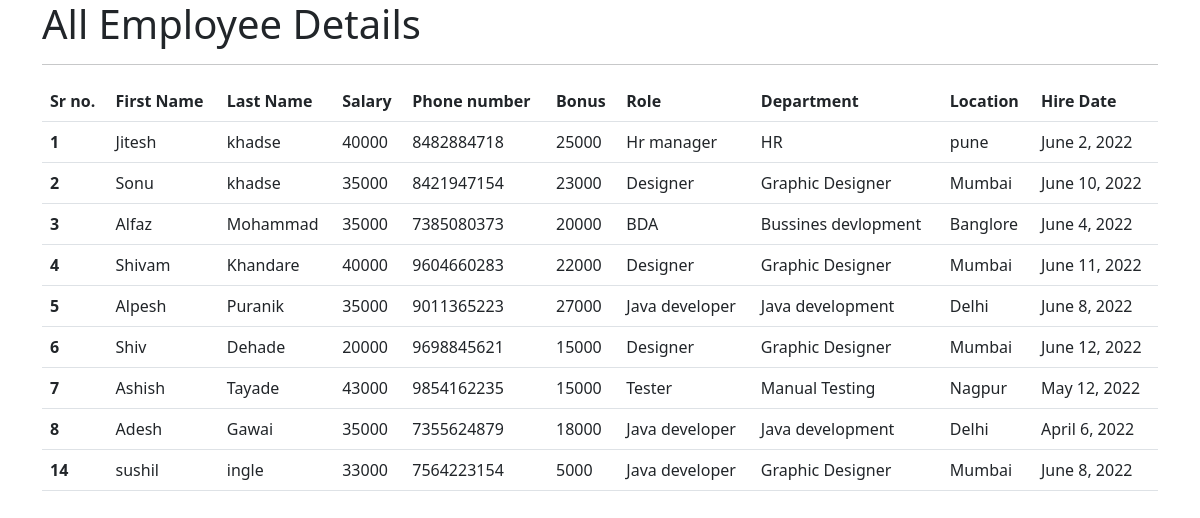
The app's page /all_emp with its own data.
### emp_app/models.py (models this page shows, shortened)
class Employee(models.Model):
    first_name = models.CharField(max_length=100, null=False)
    last_name = models.CharField(max_length=100)
    dept = models.ForeignKey(Department , on_delete=models.CASCADE)
    salary = models.IntegerField(default=0)
    bonus = models.IntegerField(default=0)
    role = models.ForeignKey(Role, on_delete=models.CASCADE)
    phone = models.IntegerField(default=0)
    hire_date = models.DateField()
    def __str__(self):
        return "%s %s %s" %(self.first_name , self.last_name, self.phone)

class Role(models.Model):
    name = models.CharField(max_length=100, null=False)

class Department(models.Model):
    name = models.CharField(max_length=100, null= False)
    location = models.CharField(max_length=100)

### emp_app/views.py (the view)
# urls.py: path('all_emp',views.all_emp ,name ='all_emp'),
def all_emp(request):
    emps = Employee.objects.all()
    context = {
        'emps' : emps
    }
    print(context)
    return render(request, 'all_emp.html', context)

### emp_app/templates/all_emp.html (shortened to what this page needs)
<!doctype html>
<html lang="en">
  <head>
    <link href="https://cdn.jsdelivr.net/npm/bootstrap@5.2.0-beta1/dist/css/bootstrap.min.css" rel="stylesheet">
  </head>
  <body>
    <div class="container">
        <h1> All Employee Details</h1>
        <hr>
        <table class="table">
            <thead>
              <tr>
                <th scope="col">Sr no.</th>
                <th scope="col">First Name</th>
                <th scope="col">Last Name</th>
                <th scope="col">Salary</th>
                <th scope="col">Phone number</th>
                <th scope="col">Bonus</th>
                <th scope="col">Role</th>
                <th scope="col">Department</th>
                <th scope="col">Location</th>
                <th scope="col">Hire Date</th>
              </tr>
            </thead>
                   {% for emp in emps %}
            <tbody>
              <tr>
                <th scope="row">{{emp.id}}</th>
                <td>{{emp.first_name}}</td>
                <td>{{emp.last_name}}</td>
                <td>{{emp.salary}}</td>
                <td>{{emp.phone}}</td>
                <td>{{emp.bonus}}</td>
                <td>{{emp.role.name}}</td>
                <td>{{emp.dept.name}}</td>
                <td>{{emp.dept.location}}</td>
                <td>{{emp.hire_date}}</td>
              </tr>
            </tbody>
                   {% endfor %}
          </table>
      </div>
  </body>
</html>

### records on screen
Employee: id "1", first_name "Jitesh", last_name "khadse", salary "40000", phone "8482884718", bonus "25000", role.name "Hr manager", dept.name "HR", dept.location "pune", hire_date "June 2, 2022"
Employee: id "2", first_name "Sonu", last_name "khadse", salary "35000", phone "8421947154", bonus "23000", role.name "Designer", dept.name "Graphic Designer", dept.location "Mumbai", hire_date "June 10, 2022"
Employee: id "3", first_name "Alfaz", last_name "Mohammad", salary "35000", phone "7385080373", bonus "20000", role.name "BDA", dept.name "Bussines devlopment", dept.location "Banglore", hire_date "June 4, 2022"
Employee: id "4", first_name "Shivam", last_name "Khandare", salary "40000", phone "9604660283", bonus "22000", role.name "Designer", dept.name "Graphic Designer", dept.location "Mumbai", hire_date "June 11, 2022"
Employee: id "5", first_name "Alpesh", last_name "Puranik", salary "35000", phone "9011365223", bonus "27000", role.name "Java developer", dept.name "Java development", dept.location "Delhi", hire_date "June 8, 2022"
Employee: id "6", first_name "Shiv", last_name "Dehade", salary "20000", phone "9698845621", bonus "15000", role.name "Designer", dept.name "Graphic Designer", dept.location "Mumbai", hire_date "June 12, 2022"
Employee: id "7", first_name "Ashish", last_name "Tayade", salary "43000", phone "9854162235", bonus "15000", role.name "Tester", dept.name "Manual Testing", dept.location "Nagpur", hire_date "May 12, 2022"
Employee: id "8", first_name "Adesh", last_name "Gawai", salary "35000", phone "7355624879", bonus "18000", role.name "Java developer", dept.name "Java development", dept.location "Delhi", hire_date "April 6, 2022"
Employee: id "14", first_name "sushil", last_name "ingle", salary "33000", phone "7564223154", bonus "5000", role.name "Java developer", dept.name "Graphic Designer", dept.location "Mumbai", hire_date "June 8, 2022"
